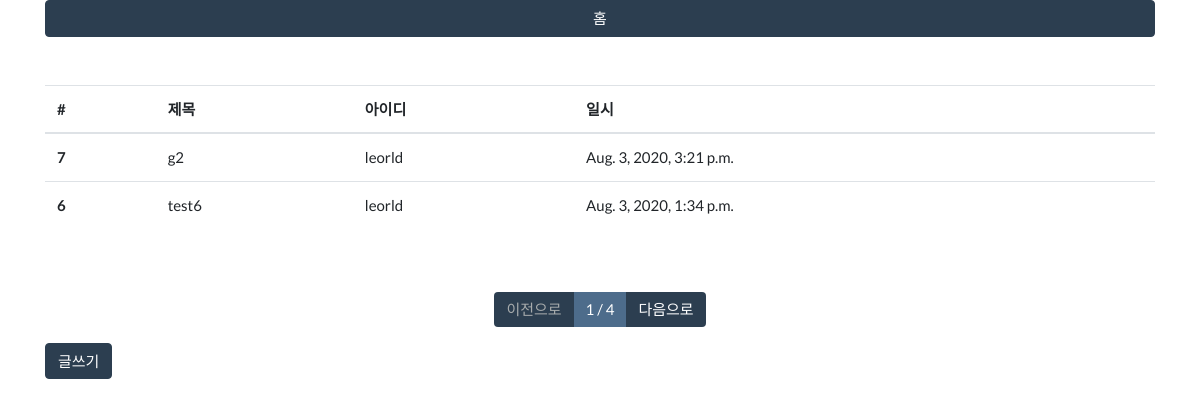
/board/list/, run on the app's committed database.
### board/models.py (models this page shows, shortened)
class Board(models.Model):
    title = models.CharField(max_length=128, verbose_name='제목')
    contents = models.TextField(verbose_name="내용")
    writer = models.ForeignKey(
        'fcuser.Fcuser', on_delete=models.CASCADE, verbose_name='작성자')
    registered_dttm = models.DateTimeField(
        auto_now_add=True, verbose_name='등록시간')
    class Meta:
        db_table = 'fastcampus_board'
        verbose_name = '패스트캠퍼스 게시글'  # admin 초기화면 표기수정
        verbose_name_plural = '패스트캠퍼스 게시글'

### fcuser/models.py (models this page shows)
class Fcuser(models.Model):
    username = models.CharField(max_length=32, verbose_name='사용자명')
    useremail = models.EmailField(
        max_length=128, verbose_name="사용자 이메일")  # 모델이 바뀌면 migration재생성
    password = models.CharField(max_length=64, verbose_name='비밀번호')
    registered_dttm = models.DateTimeField(
        auto_now_add=True, verbose_name='등록시간')  # auto_now_add : 저장되는 시점을 자동으로 저장
    def __str__(self):
        return self.username
    class Meta:
        db_table = 'fastcampus_fcuser'
        verbose_name = '패스트캠퍼스 사용자'  # admin 초기화면 표기수정
        verbose_name_plural = '패스트캠퍼스 사용자'

### board/views.py (the view)
# urls.py: path('list/', views.board_list),
def board_list(request):
    all_boards = Board.objects.all().order_by('-id')
    page = int(request.GET.get('p', 1))  # page = p라는 변수로 하나의 숫자를 받음
    paginator = Paginator(all_boards, 2)  # Paginator()함수로 all_boards중 2개씩 나타냄
    boards = paginator.get_page(page)  # 나타난 boards page를 가져옴
    return render(request, 'board_list.html', {'boards': boards})

### board/templates/board_list.html
{% extends "base.html" %} {% block contents %}
<div class="row mt-5">
  <div class="col-12">
    <table class="table">
      <thead>
        <th>#</th>
        <th>제목</th>
        <th>아이디</th>
        <th>일시</th>
      </thead>
      <tbody>
        {% for board in boards %}
        <tr onclick="location.href='/board/detail/{{ board.id }}'">
          <th>{{board.id}}</th>
          <td>{{ board.title }}</td>
          <td>{{ board.writer }}</td>
          <td>{{ board.registered_dttm }}</td>
        </tr>
        {% endfor %}
      </tbody>
    </table>
  </div>
</div>
<div class="row mt-5">
  <div class="col-12">
    <nav>
      <ul class="pagination justify-content-center">
        <li class="page-item">
          {% if boards.has_previous %}
          <a href="?p={{ boards.previous_page_number }}" class="page-link"
            >이전으로</a
          >
          {% else %}
          <a href="#" class="page-link disabled">이전으로</a>
          {% endif %}
        </li>
        <li class="page-item active">
          <a href="#" class="page-link">
            {{boards.number}} / {{boards.paginator.num_pages}}</a
          >
        </li>
        <li class="page-item">
          {% if boards.has_next %}
          <a href="?p={{ boards.next_page_number }}" class="page-link"
            >다음으로</a
          >
          {% else %}
          <a href="#" class="page-link disabled">다음으로</a>
          {% endif %}
        </li>
      </ul>
    </nav>
  </div>
</div>
<div class="row">
  <div class="col-12">
    <button class="btn btn-primary" onclick="location.href='/board/write/'">
      글쓰기
    </button>
  </div>
</div>
{% endblock %}

### data on the page
Board: id "7", title "g2", writer "leorld", registered_dttm "Aug. 3, 2020, 3:21 p.m."
Board: id "6", title "test6", writer "leorld", registered_dttm "Aug. 3, 2020, 1:34 p.m."

### other printed values
{{ boards.number }} "1"
{{ boards.paginator.num_pages }} "4"
